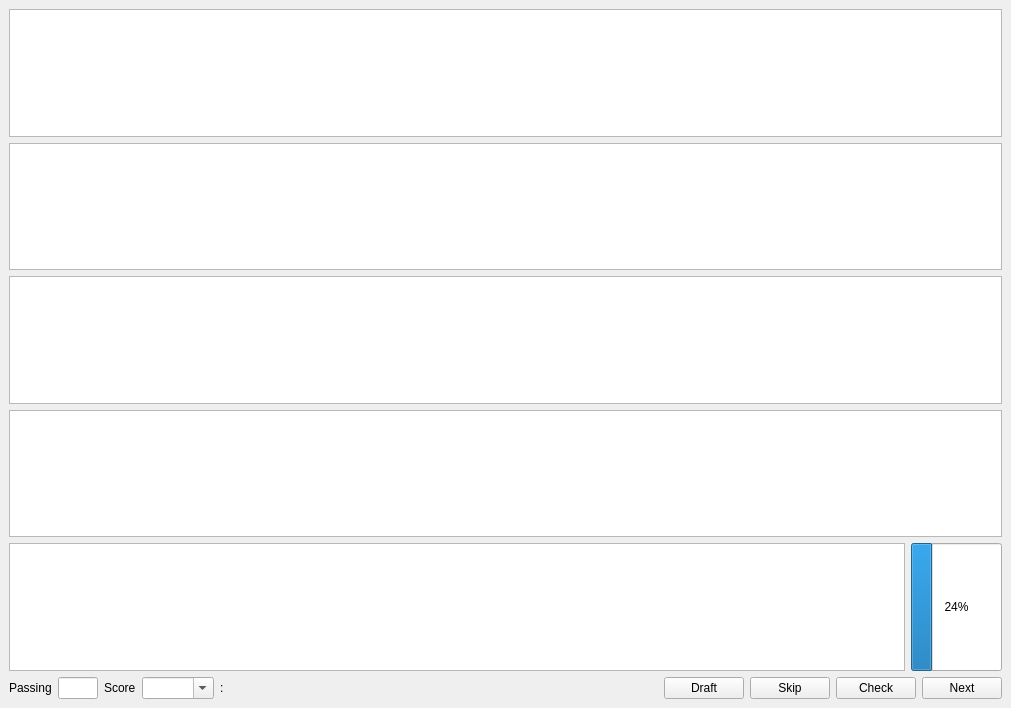
<?xml version="1.0" encoding="UTF-8"?>
<ui version="4.0">
 <class>PracticeWindow</class>
 <widget class="QMainWindow" name="PracticeWindow">
  <property name="geometry">
   <rect>
    <x>0</x>
    <y>0</y>
    <width>1011</width>
    <height>708</height>
   </rect>
  </property>
  <property name="windowTitle">
   <string>QJLT - Practice</string>
  </property>
  <property name="windowIcon">
   <iconset resource="res.qrc">
    <normaloff>:/Main.ico</normaloff>:/Main.ico</iconset>
  </property>
  <widget class="QWidget" name="centralwidget">
   <layout class="QVBoxLayout" name="verticalLayout" stretch="0,0,0,0,0,0">
    <item>
     <widget class="QTextEdit" name="textEdit_Question">
      <property name="acceptRichText">
       <bool>false</bool>
      </property>
     </widget>
    </item>
    <item>
     <widget class="QTextEdit" name="textEdit_Answer">
      <property name="acceptRichText">
       <bool>false</bool>
      </property>
     </widget>
    </item>
    <item>
     <widget class="QTextEdit" name="textEdit_Draft">
      <property name="acceptRichText">
       <bool>false</bool>
      </property>
     </widget>
    </item>
    <item>
     <widget class="QTextEdit" name="textEdit_DraftAndroid"/>
    </item>
    <item>
     <layout class="QHBoxLayout" name="horizontalLayout_5" stretch="95,5">
      <item>
       <widget class="QTextEdit" name="textEdit_Info">
        <property name="readOnly">
         <bool>true</bool>
        </property>
        <property name="acceptRichText">
         <bool>false</bool>
        </property>
       </widget>
      </item>
      <item>
       <widget class="QProgressBar" name="progressBar_Learning">
        <property name="sizePolicy">
         <sizepolicy hsizetype="Preferred" vsizetype="Expanding">
          <horstretch>0</horstretch>
          <verstretch>0</verstretch>
         </sizepolicy>
        </property>
        <property name="minimumSize">
         <size>
          <width>0</width>
          <height>0</height>
         </size>
        </property>
        <property name="value">
         <number>24</number>
        </property>
        <property name="alignment">
         <set>Qt::AlignLeading|Qt::AlignLeft|Qt::AlignTop</set>
        </property>
       </widget>
      </item>
     </layout>
    </item>
    <item>
     <layout class="QHBoxLayout" name="horizontalLayout_4" stretch="1,1,1,1,1,10,0,1,1,1">
      <item>
       <widget class="QLabel" name="label_PassingScore">
        <property name="sizePolicy">
         <sizepolicy hsizetype="Maximum" vsizetype="Maximum">
          <horstretch>0</horstretch>
          <verstretch>0</verstretch>
         </sizepolicy>
        </property>
        <property name="text">
         <string>Passing</string>
        </property>
       </widget>
      </item>
      <item>
       <widget class="QLineEdit" name="lineEdit_PassingScore">
        <property name="sizePolicy">
         <sizepolicy hsizetype="Preferred" vsizetype="Maximum">
          <horstretch>0</horstretch>
          <verstretch>0</verstretch>
         </sizepolicy>
        </property>
        <property name="maximumSize">
         <size>
          <width>16777215</width>
          <height>16777215</height>
         </size>
        </property>
        <property name="maxLength">
         <number>3</number>
        </property>
       </widget>
      </item>
      <item>
       <widget class="QLabel" name="label_Score">
        <property name="sizePolicy">
         <sizepolicy hsizetype="Maximum" vsizetype="Maximum">
          <horstretch>0</horstretch>
          <verstretch>0</verstretch>
         </sizepolicy>
        </property>
        <property name="text">
         <string>Score</string>
        </property>
       </widget>
      </item>
      <item>
       <widget class="QComboBox" name="comboBox_Score">
        <property name="sizePolicy">
         <sizepolicy hsizetype="Maximum" vsizetype="Maximum">
          <horstretch>0</horstretch>
          <verstretch>0</verstretch>
         </sizepolicy>
        </property>
        <property name="maximumSize">
         <size>
          <width>16777215</width>
          <height>16777215</height>
         </size>
        </property>
        <property name="editable">
         <bool>true</bool>
        </property>
        <property name="maxVisibleItems">
         <number>14</number>
        </property>
       </widget>
      </item>
      <item>
       <widget class="QLabel" name="label_NewScore">
        <property name="sizePolicy">
         <sizepolicy hsizetype="Preferred" vsizetype="Preferred">
          <horstretch>0</horstretch>
          <verstretch>0</verstretch>
         </sizepolicy>
        </property>
        <property name="maximumSize">
         <size>
          <width>200</width>
          <height>16777215</height>
         </size>
        </property>
        <property name="styleSheet">
         <string notr="true"/>
        </property>
        <property name="text">
         <string>: &lt;null&gt;</string>
        </property>
       </widget>
      </item>
      <item>
       <spacer name="horizontalSpacer">
        <property name="sizePolicy">
         <sizepolicy hsizetype="Minimum" vsizetype="Minimum">
          <horstretch>0</horstretch>
          <verstretch>0</verstretch>
         </sizepolicy>
        </property>
        <property name="orientation">
         <enum>Qt::Horizontal</enum>
        </property>
        <property name="sizeHint" stdset="0">
         <size>
          <width>40</width>
          <height>20</height>
         </size>
        </property>
       </spacer>
      </item>
      <item>
       <widget class="QPushButton" name="pushButton_Switch">
        <property name="sizePolicy">
         <sizepolicy hsizetype="Maximum" vsizetype="Maximum">
          <horstretch>0</horstretch>
          <verstretch>0</verstretch>
         </sizepolicy>
        </property>
        <property name="text">
         <string>Draft</string>
        </property>
       </widget>
      </item>
      <item>
       <widget class="QPushButton" name="pushButton_Skip">
        <property name="sizePolicy">
         <sizepolicy hsizetype="Maximum" vsizetype="Maximum">
          <horstretch>0</horstretch>
          <verstretch>0</verstretch>
         </sizepolicy>
        </property>
        <property name="text">
         <string>Skip</string>
        </property>
       </widget>
      </item>
      <item>
       <widget class="QPushButton" name="pushButton_Check">
        <property name="sizePolicy">
         <sizepolicy hsizetype="Maximum" vsizetype="Maximum">
          <horstretch>0</horstretch>
          <verstretch>0</verstretch>
         </sizepolicy>
        </property>
        <property name="maximumSize">
         <size>
          <width>16777215</width>
          <height>16777215</height>
         </size>
        </property>
        <property name="text">
         <string>Check</string>
        </property>
       </widget>
      </item>
      <item>
       <widget class="QPushButton" name="pushButton_Next">
        <property name="sizePolicy">
         <sizepolicy hsizetype="Maximum" vsizetype="Maximum">
          <horstretch>0</horstretch>
          <verstretch>0</verstretch>
         </sizepolicy>
        </property>
        <property name="maximumSize">
         <size>
          <width>16777215</width>
          <height>16777215</height>
         </size>
        </property>
        <property name="text">
         <string>Next</string>
        </property>
       </widget>
      </item>
     </layout>
    </item>
   </layout>
  </widget>
 </widget>
 <resources>
  <include location="res.qrc"/>
 </resources>
 <connections/>
</ui>
